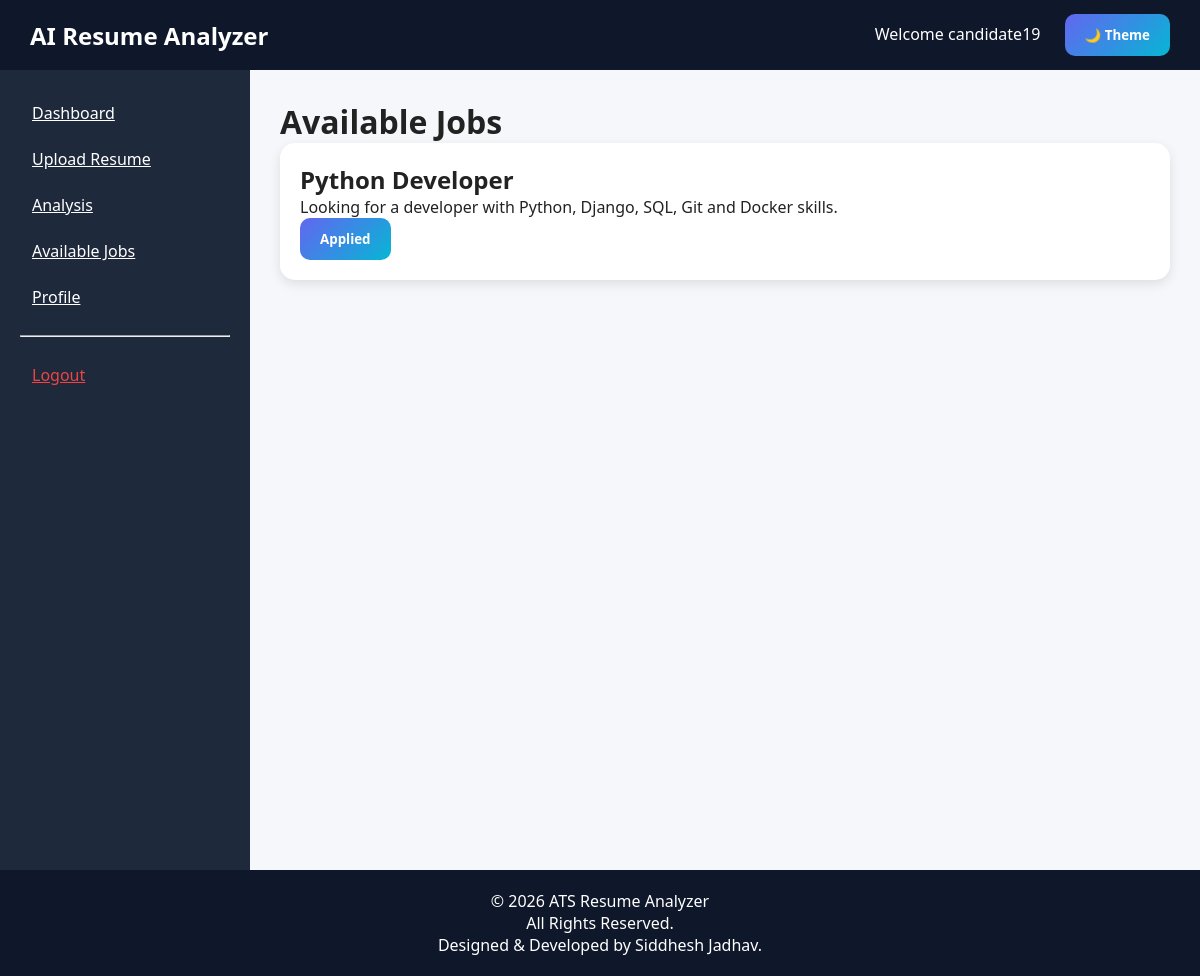
Screenshot of /candidate-jobs/ (signed in) with the database file from the repository.
### accounts/models.py (models this page shows, shortened)
class User(AbstractUser):
    ROLE_CHOICES = (
        ('candidate', 'Candidate'),
        ('recruiter', 'Recruiter'),
        ('admin', 'Admin'),
    )
    role = models.CharField(
        max_length=20,
        choices=ROLE_CHOICES
    )

### jobs/models.py (models this page shows, shortened)
class Job(models.Model):
    recruiter = models.ForeignKey(
        settings.AUTH_USER_MODEL,
        on_delete=models.CASCADE
    )
    title = models.CharField(
        max_length=200
    )
    description = models.TextField()
    created_at = models.DateTimeField(
        auto_now_add=True
    )

### jobs/views.py (the view)
@login_required
def candidate_jobs(request):
    jobs = Job.objects.all()
    applied_jobs = Application.objects.filter(
        candidate=request.user
    ).values_list(
        'job_id',
        flat=True
    )
    return render(
        request,
        'candidate/jobs.html',
        {
            'jobs': jobs,
            'applied_jobs': applied_jobs
        }
    )

### templates/candidate/jobs.html (shortened to what this page needs)
{% extends 'layouts/base.html' %}
{% block content %}
<h1>Available Jobs</h1>
{% for job in jobs %}
<div class="card">
    <h2>{{ job.title }}</h2>
    <p>{{ job.description }}</p>
    {% if job.id in applied_jobs %}
      <button class="btn" disabled>
        Applied
      </button>
    {% else %}
      <a
      href="{% url 'apply_job' job.id %}"
      class="btn">
        Apply
      </a>
    {% endif %}
</div>
{% empty %}
<p>No jobs available.</p>
{% endfor %}
{% endblock %}

### templates/includes/navbar.html
<nav
style="
height:70px;
background:#0f172a;
display:flex;
justify-content:space-between;
align-items:center;
padding:0 30px;
"
>
    <h2 style="color:white;">
        AI Resume Analyzer
    </h2>
    <div>
        <span
        style="
        color:white;
        margin-right:20px;
        "
        >
            Welcome
            {{ request.user.username }}
        </span>
        <button
        id="themeToggle"
        class="btn"
        >
            🌙 Theme
        </button>
    </div>
</nav>

### static/css/style.css (style rules this page uses)
.btn { display:inline-block; padding:12px 25px; border:none; border-radius:8px; text-decoration:none; font-weight:bold; cursor:pointer; transition:0.3s; }
.card { background:white; padding:25px; border-radius:15px; box-shadow:0 4px 15px rgba(0,0,0,0.1); }

### templates/layouts/base.html (style rules this page uses)
* { margin:0; padding:0; box-sizing:border-box; font-family:'Segoe UI',sans-serif; }
body { background:#f5f7fb; color:#222; transition:0.3s; }
.card { background:white; padding:20px; border-radius:15px; margin-bottom:20px; box-shadow:0 4px 12px rgba(0,0,0,0.1); transition:0.3s; }
.btn { padding:12px 20px; border:none; border-radius:10px; cursor:pointer; color:white; background:linear-gradient( 135deg, #6366f1, #06b6d4 ); transition:0.3s; }

### rows the page displays
User: user.username "candidate19"
Job: title "Python Developer", description "Looking for a developer with Python, Django, SQL, Git and Docker skills.", shows "Applied"
